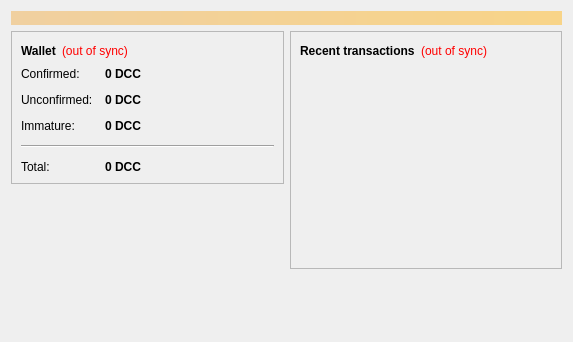
<?xml version="1.0" encoding="UTF-8"?>
<ui version="4.0">
 <class>OverviewPage</class>
 <widget class="QWidget" name="OverviewPage">
  <property name="geometry">
   <rect>
    <x>0</x>
    <y>0</y>
    <width>573</width>
    <height>342</height>
   </rect>
  </property>
  <property name="windowTitle">
   <string>Form</string>
  </property>
  <layout class="QVBoxLayout" name="topLayout">
   <item>
    <widget class="QLabel" name="labelAlerts">
     <property name="visible">
      <bool>false</bool>
     </property>
     <property name="styleSheet">
      <string notr="true">background-color: qlineargradient(x1: 0, y1: 0, x2: 1, y2: 0, stop:0 #F0D0A0, stop:1 #F8D488); color:#000000;</string>
     </property>
     <property name="wordWrap">
      <bool>true</bool>
     </property>
     <property name="margin">
      <number>3</number>
     </property>
    </widget>
   </item>
   <item>
    <layout class="QHBoxLayout" name="horizontalLayout" stretch="1,1">
     <item>
      <layout class="QVBoxLayout" name="verticalLayout_2">
       <item>
        <widget class="QFrame" name="frame">
         <property name="frameShape">
          <enum>QFrame::StyledPanel</enum>
         </property>
         <property name="frameShadow">
          <enum>QFrame::Raised</enum>
         </property>
         <layout class="QVBoxLayout" name="verticalLayout_4">
          <item>
           <layout class="QHBoxLayout" name="horizontalLayout_4">
            <item>
             <widget class="QLabel" name="label_5">
              <property name="font">
               <font>
                <weight>75</weight>
                <bold>true</bold>
               </font>
              </property>
              <property name="text">
               <string>Wallet</string>
              </property>
             </widget>
            </item>
            <item>
             <widget class="QLabel" name="labelWalletStatus">
              <property name="toolTip">
               <string>The displayed information may be out of date. Your wallet automatically synchronizes with the DigitalCapCoin network after a connection is established, but this process has not completed yet.</string>
              </property>
              <property name="styleSheet">
               <string notr="true">QLabel { color: red; }</string>
              </property>
              <property name="text">
               <string notr="true">(out of sync)</string>
              </property>
              <property name="alignment">
               <set>Qt::AlignLeading|Qt::AlignLeft|Qt::AlignVCenter</set>
              </property>
             </widget>
            </item>
            <item>
             <spacer name="horizontalSpacer_2">
              <property name="orientation">
               <enum>Qt::Horizontal</enum>
              </property>
              <property name="sizeHint" stdset="0">
               <size>
                <width>40</width>
                <height>20</height>
               </size>
              </property>
             </spacer>
            </item>
           </layout>
          </item>
          <item>
           <layout class="QFormLayout" name="formLayout_2">
            <property name="fieldGrowthPolicy">
             <enum>QFormLayout::AllNonFixedFieldsGrow</enum>
            </property>
            <property name="horizontalSpacing">
             <number>12</number>
            </property>
            <property name="verticalSpacing">
             <number>12</number>
            </property>
            <item row="0" column="0">
             <widget class="QLabel" name="label">
              <property name="text">
               <string>Confirmed:</string>
              </property>
             </widget>
            </item>
            <item row="0" column="1">
             <widget class="QLabel" name="labelBalance">
              <property name="font">
               <font>
                <weight>75</weight>
                <bold>true</bold>
               </font>
              </property>
              <property name="cursor">
               <cursorShape>IBeamCursor</cursorShape>
              </property>
              <property name="toolTip">
               <string>Your current spendable balance</string>
              </property>
              <property name="text">
               <string notr="true">0 DCC</string>
              </property>
              <property name="textInteractionFlags">
               <set>Qt::LinksAccessibleByMouse|Qt::TextSelectableByKeyboard|Qt::TextSelectableByMouse</set>
              </property>
             </widget>
            </item>
            <item row="1" column="0">
             <widget class="QLabel" name="label_3">
              <property name="text">
               <string>Unconfirmed:</string>
              </property>
             </widget>
            </item>
            <item row="1" column="1">
             <widget class="QLabel" name="labelUnconfirmed">
              <property name="font">
               <font>
                <weight>75</weight>
                <bold>true</bold>
               </font>
              </property>
              <property name="cursor">
               <cursorShape>IBeamCursor</cursorShape>
              </property>
              <property name="toolTip">
               <string>Total of transactions that have yet to be confirmed, and do not yet count toward the spendable balance</string>
              </property>
              <property name="text">
               <string notr="true">0 DCC</string>
              </property>
              <property name="textInteractionFlags">
               <set>Qt::LinksAccessibleByMouse|Qt::TextSelectableByKeyboard|Qt::TextSelectableByMouse</set>
              </property>
             </widget>
            </item>
            <item row="2" column="0">
             <widget class="QLabel" name="labelImmatureText">
              <property name="text">
               <string>Immature:</string>
              </property>
             </widget>
            </item>
            <item row="2" column="1">
             <widget class="QLabel" name="labelImmature">
              <property name="font">
               <font>
                <weight>75</weight>
                <bold>true</bold>
               </font>
              </property>
              <property name="toolTip">
               <string>Mined balance that has not yet matured</string>
              </property>
              <property name="text">
               <string notr="true">0 DCC</string>
              </property>
              <property name="textInteractionFlags">
               <set>Qt::LinksAccessibleByMouse|Qt::TextSelectableByKeyboard|Qt::TextSelectableByMouse</set>
              </property>
             </widget>
            </item>
            <item row="4" column="0">
             <widget class="QLabel" name="labelTotalText">
              <property name="text">
               <string>Total:</string>
              </property>
             </widget>
            </item>
            <item row="4" column="1">
             <widget class="QLabel" name="labelTotal">
              <property name="font">
               <font>
                <weight>75</weight>
                <bold>true</bold>
               </font>
              </property>
              <property name="cursor">
               <cursorShape>IBeamCursor</cursorShape>
              </property>
              <property name="toolTip">
               <string>Your current total balance</string>
              </property>
              <property name="text">
               <string notr="true">0 DCC</string>
              </property>
              <property name="textInteractionFlags">
               <set>Qt::LinksAccessibleByMouse|Qt::TextSelectableByKeyboard|Qt::TextSelectableByMouse</set>
              </property>
             </widget>
            </item>
            <item row="3" column="0" colspan="2">
             <widget class="Line" name="line">
              <property name="orientation">
               <enum>Qt::Horizontal</enum>
              </property>
             </widget>
            </item>
           </layout>
          </item>
         </layout>
        </widget>
       </item>
       <item>
        <spacer name="verticalSpacer">
         <property name="orientation">
          <enum>Qt::Vertical</enum>
         </property>
         <property name="sizeHint" stdset="0">
          <size>
           <width>20</width>
           <height>40</height>
          </size>
         </property>
        </spacer>
       </item>
      </layout>
     </item>
     <item>
      <layout class="QVBoxLayout" name="verticalLayout_3">
       <item>
        <widget class="QFrame" name="frame_2">
         <property name="frameShape">
          <enum>QFrame::StyledPanel</enum>
         </property>
         <property name="frameShadow">
          <enum>QFrame::Raised</enum>
         </property>
         <layout class="QVBoxLayout" name="verticalLayout">
          <item>
           <layout class="QHBoxLayout" name="horizontalLayout_2">
            <item>
             <widget class="QLabel" name="label_4">
              <property name="text">
               <string>&lt;b&gt;Recent transactions&lt;/b&gt;</string>
              </property>
             </widget>
            </item>
            <item>
             <widget class="QLabel" name="labelTransactionsStatus">
              <property name="toolTip">
               <string>The displayed information may be out of date. Your wallet automatically synchronizes with the DigitalCapCoin network after a connection is established, but this process has not completed yet.</string>
              </property>
              <property name="styleSheet">
               <string notr="true">QLabel { color: red; }</string>
              </property>
              <property name="text">
               <string notr="true">(out of sync)</string>
              </property>
              <property name="alignment">
               <set>Qt::AlignRight|Qt::AlignTrailing|Qt::AlignVCenter</set>
              </property>
             </widget>
            </item>
            <item>
             <spacer name="horizontalSpacer">
              <property name="orientation">
               <enum>Qt::Horizontal</enum>
              </property>
              <property name="sizeHint" stdset="0">
               <size>
                <width>40</width>
                <height>20</height>
               </size>
              </property>
             </spacer>
            </item>
           </layout>
          </item>
          <item>
           <widget class="QListView" name="listTransactions">
            <property name="styleSheet">
             <string notr="true">QListView { background: transparent; }</string>
            </property>
            <property name="frameShape">
             <enum>QFrame::NoFrame</enum>
            </property>
            <property name="verticalScrollBarPolicy">
             <enum>Qt::ScrollBarAlwaysOff</enum>
            </property>
            <property name="horizontalScrollBarPolicy">
             <enum>Qt::ScrollBarAlwaysOff</enum>
            </property>
            <property name="selectionMode">
             <enum>QAbstractItemView::NoSelection</enum>
            </property>
           </widget>
          </item>
         </layout>
        </widget>
       </item>
       <item>
        <spacer name="verticalSpacer_2">
         <property name="orientation">
          <enum>Qt::Vertical</enum>
         </property>
         <property name="sizeHint" stdset="0">
          <size>
           <width>20</width>
           <height>40</height>
          </size>
         </property>
        </spacer>
       </item>
      </layout>
     </item>
    </layout>
   </item>
  </layout>
 </widget>
 <resources/>
 <connections/>
</ui>
